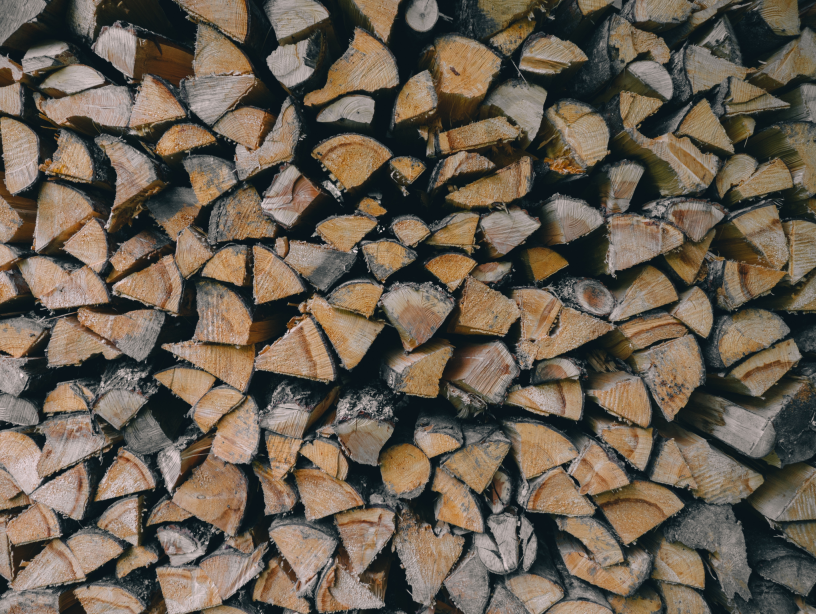
#> input picture MLSIM_datagen/TestImage.png, 816 x 614 px; its folder holds 2 pictures in this run
$ python SIMulator.py
#> lines starting #> are read from the running program, lines starting #| are printed output that depends on the picture
### MLSIM_datagen/SIMulator_functions.py
import numpy as np
from numpy import pi, cos, sin
from numpy.fft import fft2, ifft2, fftshift, ifftshift

from skimage import io, draw, transform, img_as_ubyte, img_as_float
from scipy import signal
from scipy.signal import convolve2d
import scipy.special

from numba import jit

import time

def cos_wave(x, opt):
    return np.cos(x)

# def square_wave(x, opt):
#     return np.heaviside(np.cos(x), 0)
#     # return np.where(np.cos(x) >= 0, 1, 0)

# [14 lines left out: function square_wave, not called in this run]

def square_wave_one_third(x, opt):
    # sums to 0
    return 2 * (np.heaviside(np.cos(x) - np.cos(1 * np.pi / 3), 0) - 1 / 3)

# [47 lines left out: functions square_wave_large_spacing, DMDPixelTransform, not called in this run]


def Get_X_Y_MeshGrids(w, opt, forPSF=False):
    # TODO: these hard-coded values are not ideal
    #  and this way of scaling the patterns is
    #  likely going to lead to undesired behaviour

    if opt.crop_factor:
        if opt.patterns > 0:  # assuming DMD resolution
            crop_factor_x = 1
            crop_factor_y = 1
        else:
            dim = opt.imageSize
            if type(dim) is int:
                dim = (dim, dim)
            crop_factor_x = dim[1] / 912  # 428
            crop_factor_y = dim[0] / 1140  # 684

        # [9 lines of commented-out code are left out]

        if (
            opt.dmdMapping == 2
            or (opt.dmdMapping == 1 and opt.SIMmodality == "stripes")
        ) and not forPSF:
            padding = 4
        else:
            padding = 1

        x = np.linspace(
            0, padding * crop_factor_x * 512 - 1, padding * int(crop_factor_x * 912)
        )
        y = np.linspace(
            0, padding * crop_factor_y * 512 - 1, padding * int(crop_factor_y * 1140)
        )
        [X, Y] = np.meshgrid(x, y)
    else:
        x = np.linspace(0, w - 1, w)
        y = np.linspace(0, w - 1, w)
        X, Y = np.meshgrid(x, y)

    return X, Y


def PsfOtf(w, opt):
    # AIM: To generate PSF and OTF using Bessel function
    # INPUT VARIABLES
    #   w: image size
    #   scale: a parameter used to adjust PSF/OTF width
    # OUTPUT VRAIBLES
    #   yyo: system PSF
    #   OTF2dc: system OTF
    eps = np.finfo(np.float64).eps

    X, Y = Get_X_Y_MeshGrids(w, opt, forPSF=True)

    scale = opt.PSFOTFscale

    # Generation of the PSF with Besselj.
    R = np.sqrt(np.minimum(X, np.abs(X - w)) ** 2 + np.minimum(Y, np.abs(Y - w)) ** 2)
    yy = np.abs(2 * scipy.special.jv(1, scale * R + eps) / (scale * R + eps)) ** 2
    yy0 = fftshift(yy)

    # Generate 2D OTF.
    OTF2d = fft2(yy)
    OTF2dmax = np.max([np.abs(OTF2d)])
    OTF2d = OTF2d / OTF2dmax
    OTF2dc = np.abs(fftshift(OTF2d))

    return (yy0, OTF2dc)


# [372 lines left out: functions conv2, SIMimages, GenSpeckle, SIMimages_speckle, GenSpots, SIMimages_spots, not called in this run]

def Generate_SIM_Image(opt, Io, in_dim=512, gt_dim=1024, func=cos_wave):
    DIo = Io.astype("float")

    if in_dim is not None:
        if type(in_dim) is int:
            DIo = transform.resize(Io, (in_dim, in_dim), anti_aliasing=True, order=3)
        else:
            DIo = transform.resize(Io, in_dim, anti_aliasing=True, order=3)

    w = DIo.shape[0]

    # Generation of the PSF with Besselj.
    PSFo, OTFo = PsfOtf(w, opt)

    if opt.SIMmodality == "stripes":
        frames = SIMimages(opt, DIo, func=func)
    elif opt.SIMmodality == "spots":
        frames = SIMimages_spots(opt, DIo)
    elif opt.SIMmodality == "speckle":
        frames = SIMimages_speckle(opt, DIo)

    if opt.OTF_and_GT and not opt.patterns:
        frames.append(OTFo)

        if type(gt_dim) is int:
            gt_img = transform.resize(Io, (gt_dim, gt_dim), anti_aliasing=True, order=3)
        else:
            gt_img = transform.resize(Io, gt_dim, anti_aliasing=True, order=3)

        if gt_dim > in_dim:  # assumes a upscale factor of 2 is given
            # gt_img = skimage.transform.resize(gt_img, (gt_dim,gt_dim), order=3)
            gt11 = gt_img[: in_dim[0], : in_dim[1]]
            gt21 = gt_img[in_dim[0] :, : in_dim[1]]
            gt12 = gt_img[: in_dim[0], in_dim[1] :]
            gt22 = gt_img[in_dim[0] :, in_dim[1] :]
            # frames.extend([gt11,gt21,gt12,gt22])
            frames.append(gt11)
            frames.append(gt21)
            frames.append(gt12)
            frames.append(gt22)
        else:
            frames.append(gt_img)
    stack = np.array(frames)

    # NORMALIZE

    # does not work well with partitioned GT
    # for i in range(len(stack)):
    # stack[i] = (stack[i] - np.min(stack[i])) / \
    # (np.max(stack[i]) - np.min(stack[i]))

    # normalised SIM stack
    simstack = stack[: opt.Nframes]
    stack[: opt.Nframes] = (simstack - np.min(simstack)) / (
        np.max(simstack) - np.min(simstack)
    )

    # normalised gt and OTF
    if opt.OTF_and_GT:
        if gt_dim > in_dim:
            gtstack = stack[-4:]
            stack[-4:] = (gtstack - np.min(gtstack)) / (np.max(gtstack) - np.min(gtstack))
            # normalised OTF
            stack[-5] = (stack[-5] - np.min(stack[-5])) / (
                np.max(stack[-5] - np.min(stack[-5]))
            )
        else:
            stack[-1] = (stack[-1] - np.min(stack[-1])) / (
                np.max(stack[-1] - np.min(stack[-1]))
            )
            # normalised OTF
            stack[-2] = (stack[-2] - np.min(stack[-2])) / (
                np.max(stack[-2] - np.min(stack[-2]))
            )

    stack = (stack * 255).astype("uint8")

    if opt.outputname is not None:
        io.imsave(opt.outputname, stack)

    return stack

### MLSIM_datagen/SIMulator.py
import sys
import numpy as np
from numpy import pi, cos, sin

from skimage import io, transform
from SIMulator_functions import *
import glob
import os
import argparse
from multiprocessing import Pool

# ------------ Options --------------
nrep = 1
# outdir = "/local/scratch/cnc39/SIMdata-20201102"
# os.makedirs(outdir, exist_ok=True)

# single test image
outdir = "."

# for DIV2k
# files = glob.glob("/auto/homes/cnc39/phd/datasets/DIV2K/DIV2K_train_HR/*.png")
# files = glob.glob("D:/DIV2K/DIV2K_train_HR/*.png")

# single test image
files = glob.glob("TestImage.png")


# ------------ Parameters-------------
def GetParams():  # uniform randomisation
    opt = argparse.Namespace()

    # phase shifts for each stripe
    opt.Nshifts = 3
    # number of orientations of stripes
    opt.Nangles = 3
    # used to adjust PSF/OTF width
    opt.scale = 0.9 + 0.1 * (np.random.rand() - 0.5)
    # modulation factor
    opt.ModFac = 0.8 + 0.3 * (np.random.rand() - 0.5)
    # orientation offset
    opt.alpha = pi / 3 * (np.random.rand() - 0.5)
    # orientation error
    opt.angleError = 10 * pi / 180 * (np.random.rand() - 0.5)
    # shuffle the order of orientations
    opt.shuffleOrientations = False
    # random phase shift errors
    opt.phaseError = 1 * pi * (0.5 - np.random.rand(opt.Nangles, opt.Nshifts))
    # mean illumination intensity
    opt.meanInten = np.ones(opt.Nangles) * 0.5
    # amplitude of illumination intensity above mean
    opt.ampInten = np.ones(opt.Nangles) * 0.5 * opt.ModFac
    # illumination freq
    opt.k2 = 126 + 30 * (np.random.rand() - 0.5)
    # noise type
    opt.usePoissonNoise = False
    # noise level (percentage for Gaussian)
    opt.NoiseLevel = 8 + 0 * 8 * (np.random.rand() - 0.5)
    # 1(to blur using PSF), 0(to blur using OTF)
    opt.UsePSF = 0
    # include OTF and GT in stack
    opt.OTF_and_GT = True
    opt.applyOTFtoGT = True
    opt.noStripes = False

    return opt


def GetParamsExtreme(urand):  # uniform randomisation
    opt = argparse.Namespace()

    # phase shifts for each stripe
    opt.Nshifts = 5
    # number of orientations of stripes
    opt.Nangles = 5
    # used to adjust PSF/OTF width
    opt.scale = 0.9 + 0.1 * (np.random.rand() - 0.5)
    # modulation factor
    opt.ModFac = 0.8 + 0.3 * (np.random.rand() - 0.5)
    # orientation offset
    opt.alpha = pi / 3 * (np.random.rand() - 0.5)
    # orientation error
    opt.angleError = 10 * pi / 180 * (np.random.rand() - 0.5)
    # shuffle the order of orientations
    opt.shuffleOrientations = True
    # random phase shift errors
    opt.phaseError = 1 * pi * (0.5 - np.random.rand(opt.Nangles, opt.Nshifts))
    # mean illumination intensity
    opt.meanInten = np.ones(opt.Nangles) * 0.5
    # amplitude of illumination intensity above mean
    opt.ampInten = np.ones(opt.Nangles) * 0.5 * opt.ModFac
    # illumination freq
    opt.k2 = 126 + 30 * (np.random.rand() - 0.5)
    # in percentage
    opt.NoiseLevel = 8 + 0 * 8 * (np.random.rand() - 0.5)
    # 1(to blur using PSF), 0(to blur using OTF)
    opt.UsePSF = 0
    # include OTF and GT in stack
    opt.OTF_and_GT = True

    return opt


# ------------ Main loop --------------
def processImage(file):
#> called with file = 'TestImage.png'
    Io = io.imread(file) / 255
    Io = transform.resize(Io, (1024, 1024), anti_aliasing=True)
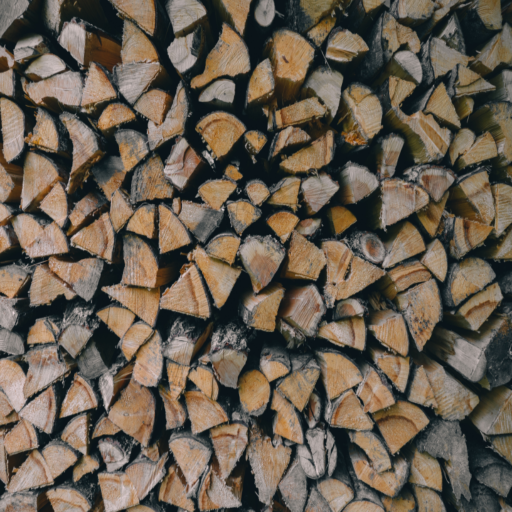
#> Io: shape (1024, 1024, 3) float64 (shown at 1/2 size); mean R, G, B 0.407, 0.365, 0.313

    if len(Io.shape) > 2 and Io.shape[2] > 1:
        Io = Io.mean(2)  # if not grayscale
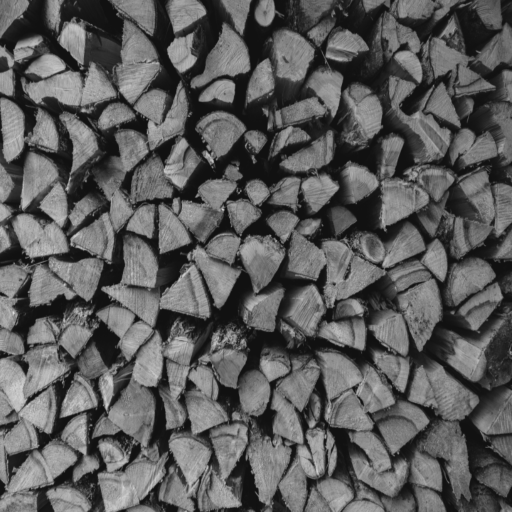
#> Io: shape (1024, 1024) float64 (shown at 1/2 size); min 0.0654, max 0.881, mean 0.362

    filename = os.path.basename(file).replace(".png", "")

    print("Generating SIM frames for", file)

    for n in range(nrep):
        opt = GetParams()
        opt.outputname = "%s/%s_%d.tif" % (outdir, filename, n)
        I = Generate_SIM_Image(opt, Io)
#> this loop made 1 pass
#> pass 1, in Generate_SIM_Image, `DIo = transform.resize(Io, (in_dim, in_dim), anti_aliasing=True, order..`:
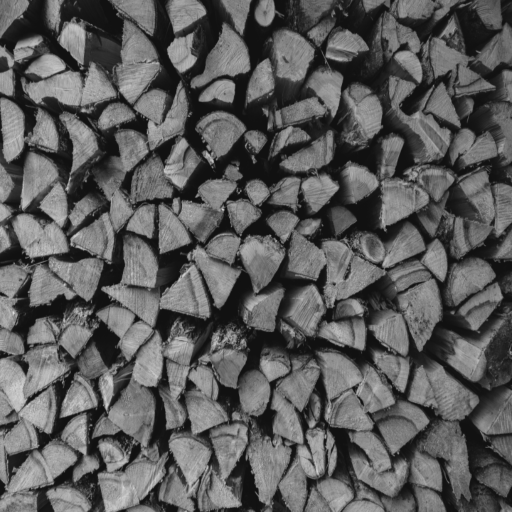
#> DIo: shape (512, 512) float64; min 0.0656, max 0.869, mean 0.362


if __name__ == "__main__":
    if len(sys.argv) == 1:
        with Pool(1) as p:
#> (the run stopped early here; a loop or call above may not have finished)
